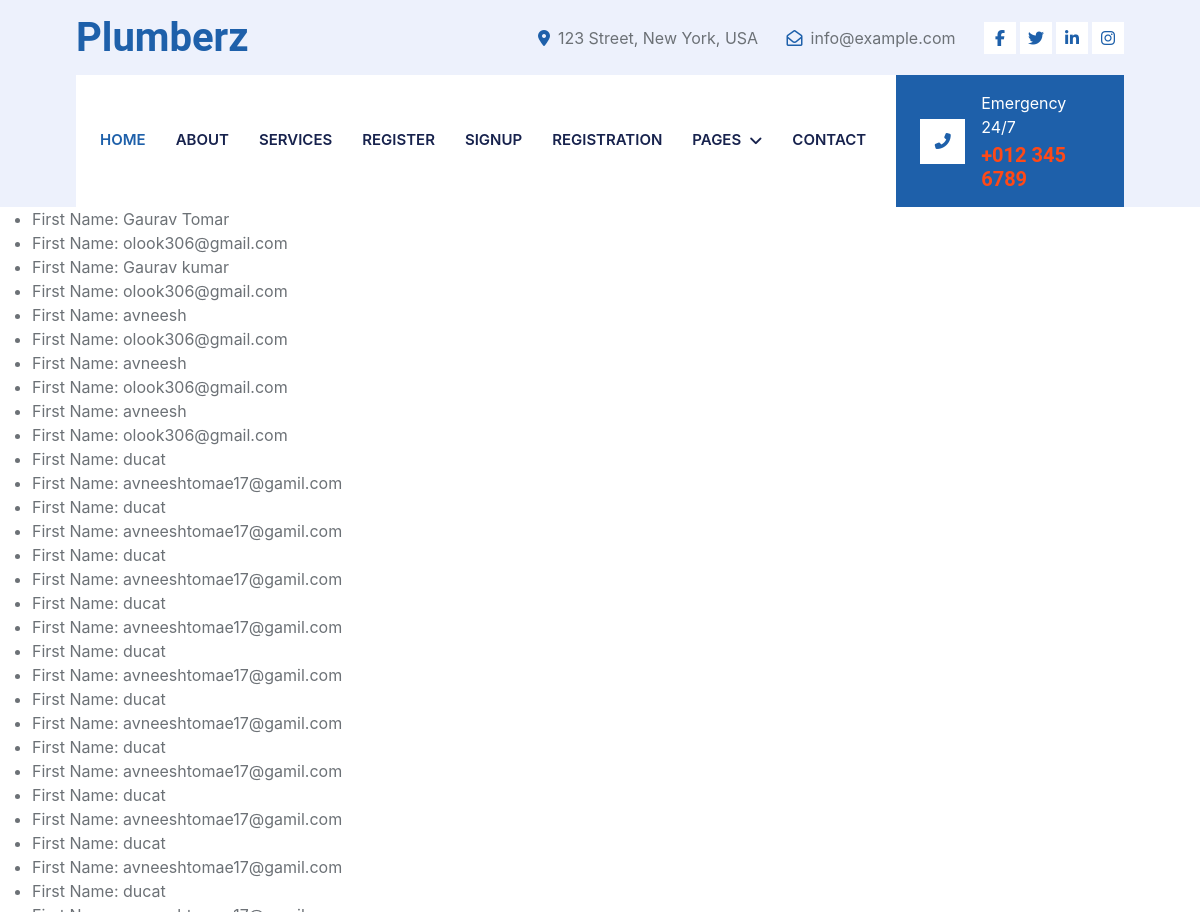
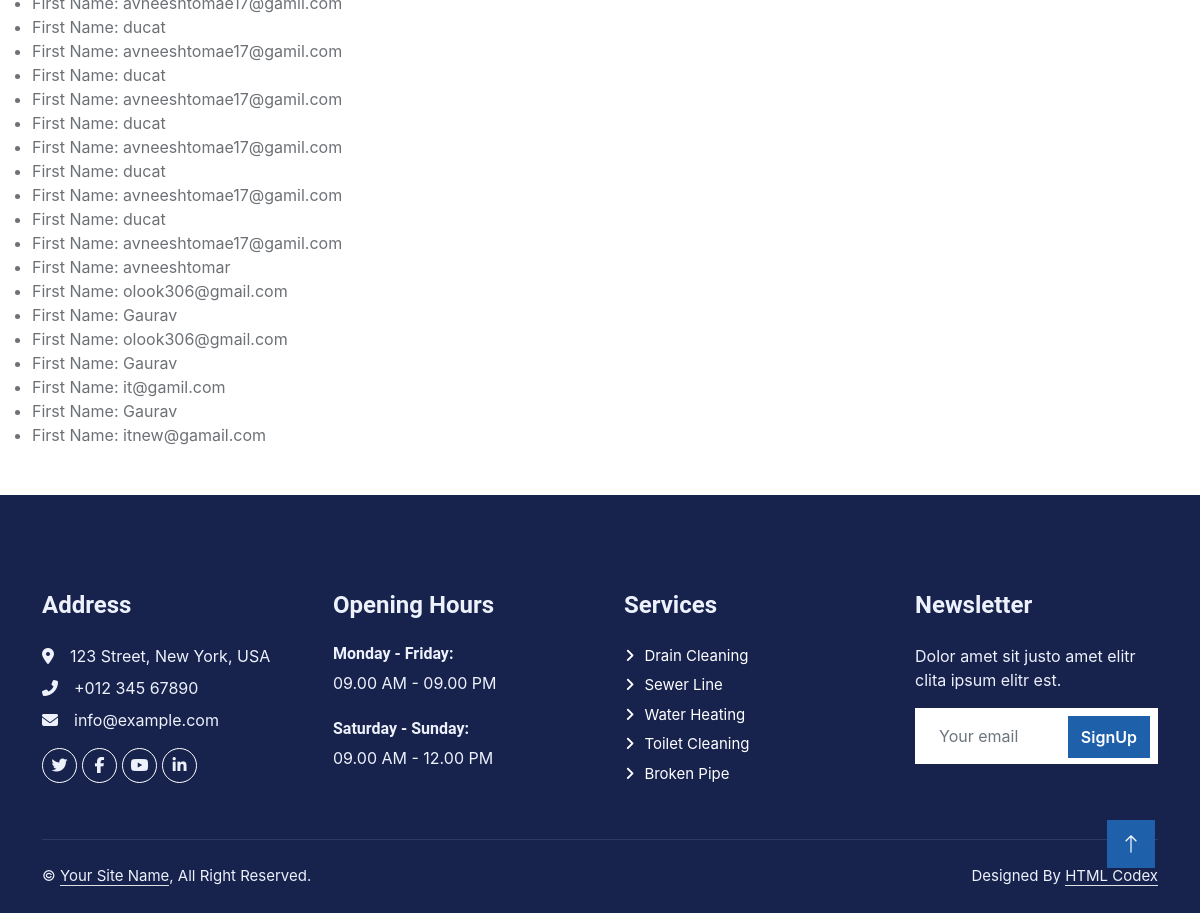
The app's page /listview/ with its own data (2 pictures, top to bottom).
### myapp/models.py (models this page shows, shortened)
class StudentModel(models.Model):
    name=models.CharField(max_length=50)
    email=models.EmailField(max_length=50)
    password=models.CharField(max_length=30)
    confirm_pass=models.CharField(max_length=30)

### myapp/views.py (the view)
# urls.py: path('listview/',StudentListView.as_view(),name="listview"),
class StudentListView(ListView):
    model = StudentModel

### myapp/templates/myapp/studentmodel_list.html
{% include 'header.html'  %}
 <div>
    <ul>
       {% for object in object_list %}
        <li>First Name: {{object.name}}</li>
        <li>First Name: {{object.email}}</li>
        {% empty %}
        <li class="nav-item">No Object Found</li>
        {% endfor %}
    </ul>
 </div>
 {% include 'footer.html' %}

### myapp/static/css/style.css (style rules this page uses)
:root { --primary: #1E60AA; --secondary: #FF4917; --light: #EDF1FC; --dark: #17224D; }

### records on screen
StudentModel: name "Gaurav Tomar", email "olook306@gmail.com"
StudentModel: name "Gaurav kumar", email "olook306@gmail.com"
StudentModel: name "avneesh", email "olook306@gmail.com"
StudentModel: name "avneesh", email "olook306@gmail.com"
StudentModel: name "avneesh", email "olook306@gmail.com"
StudentModel: name "ducat", email "avneeshtomae17@gamil.com"
StudentModel: name "ducat", email "avneeshtomae17@gamil.com"
StudentModel: name "ducat", email "avneeshtomae17@gamil.com"
StudentModel: name "ducat", email "avneeshtomae17@gamil.com"
StudentModel: name "ducat", email "avneeshtomae17@gamil.com"
StudentModel: name "ducat", email "avneeshtomae17@gamil.com"
StudentModel: name "ducat", email "avneeshtomae17@gamil.com"
StudentModel: name "ducat", email "avneeshtomae17@gamil.com"
StudentModel: name "ducat", email "avneeshtomae17@gamil.com"
StudentModel: name "ducat", email "avneeshtomae17@gamil.com"
StudentModel: name "ducat", email "avneeshtomae17@gamil.com"
StudentModel: name "ducat", email "avneeshtomae17@gamil.com"
StudentModel: name "ducat", email "avneeshtomae17@gamil.com"
StudentModel: name "ducat", email "avneeshtomae17@gamil.com"
StudentModel: name "ducat", email "avneeshtomae17@gamil.com"
StudentModel: name "avneeshtomar", email "olook306@gmail.com"
StudentModel: name "Gaurav", email "olook306@gmail.com"
StudentModel: name "Gaurav", email "it@gamil.com"
StudentModel: name "Gaurav", email "itnew@gamail.com"
